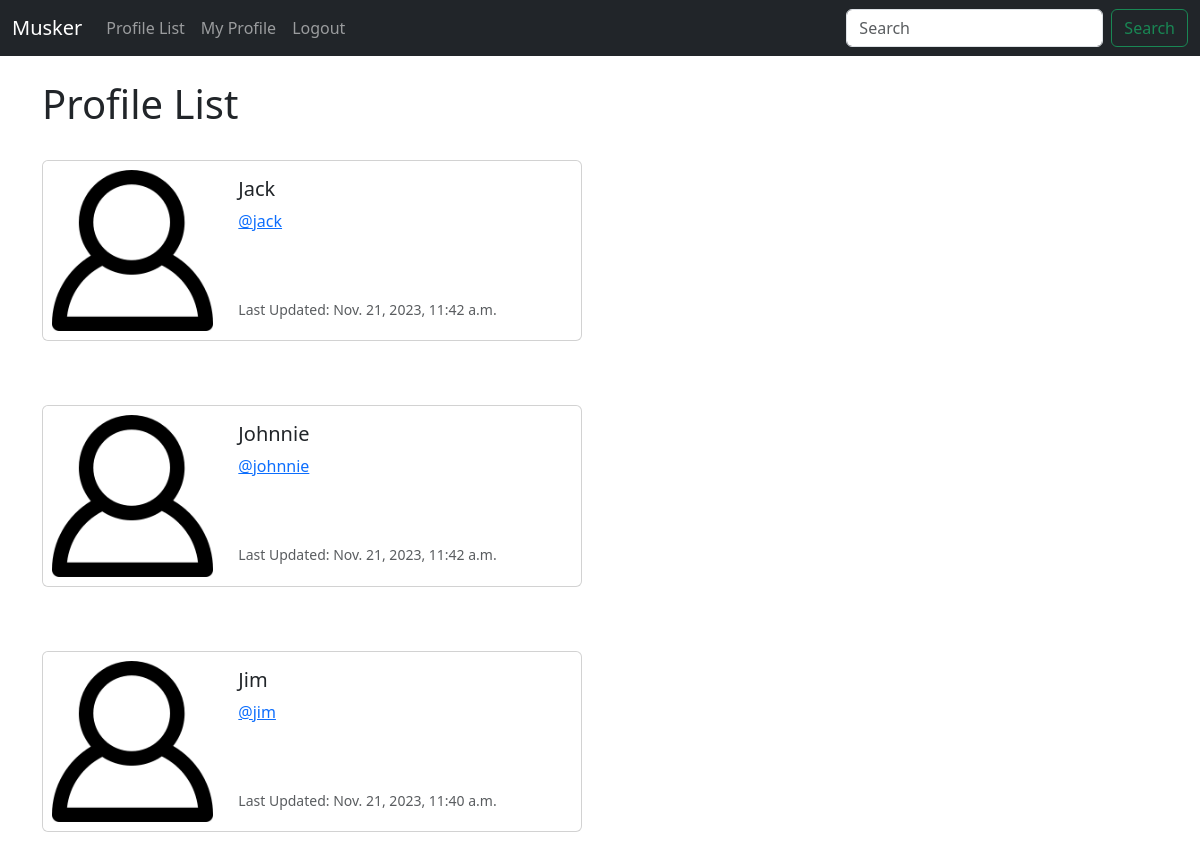
Screenshot of /profile_list/ (signed in) with the database file from the repository.
### musker/models.py (models this page shows, shortened)
class Profile(models.Model):
    user = models.OneToOneField(User, on_delete=models.CASCADE)
    follows = models.ManyToManyField('self', related_name='followed_by', symmetrical=False, blank=True)
    date_modified = models.DateTimeField(User, auto_now=True)

### musker/views.py (the view)
# urls.py: path('profile_list/', views.profile_list, name='profile_list'),
def profile_list(request):
    if request.user.is_authenticated:
        profiles = Profile.objects.exclude(user=request.user)
        return render(request, 'profile_list.html', {'profiles': profiles})
    else:
        messages.success(request, 'You Must Be Logged In To View This Page...')
        return redirect('home')

### musker/templates/profile_list.html
{% extends 'base.html' %}
{% load static %}
{% block content %}
    <h1>Profile List</h1>
    <br/>
    {% if profiles %}
        {% for profile in profiles %}
            <div class="card mb-3" style="max-width: 540px;">
                <div class="row g-0">
                <div class="col-md-4">
                    <img src="{% static 'images/default_profile_pic.png' %}" class="img-fluid rounded-start" alt="Profile Image">
                </div>
                <div class="col-md-8">
                    <div class="card-body">
                    <h5 class="card-title">{{ profile.user.username }}</h5>
                    <p class="card-text"><a href="{% url 'profile' profile.user.id %}">@{{ profile.user.username | lower }}</a></p>
                    <br/><br/>
                    <p class="card-text"><small class="text-body-secondary">Last Updated: {{ profile.date_modified }}</small></p>
                    </div>
                </div>
                </div>
            </div>
            <br/><br/>
        {% endfor %}
    {% endif %}
{% endblock %}

### rows the page displays
Profile: user.username "Jack", user.username "jack", date_modified "Nov. 21, 2023, 11:42 a.m."
Profile: user.username "Johnnie", user.username "johnnie", date_modified "Nov. 21, 2023, 11:42 a.m."
Profile: user.username "Jim", user.username "jim", date_modified "Nov. 21, 2023, 11:40 a.m."
